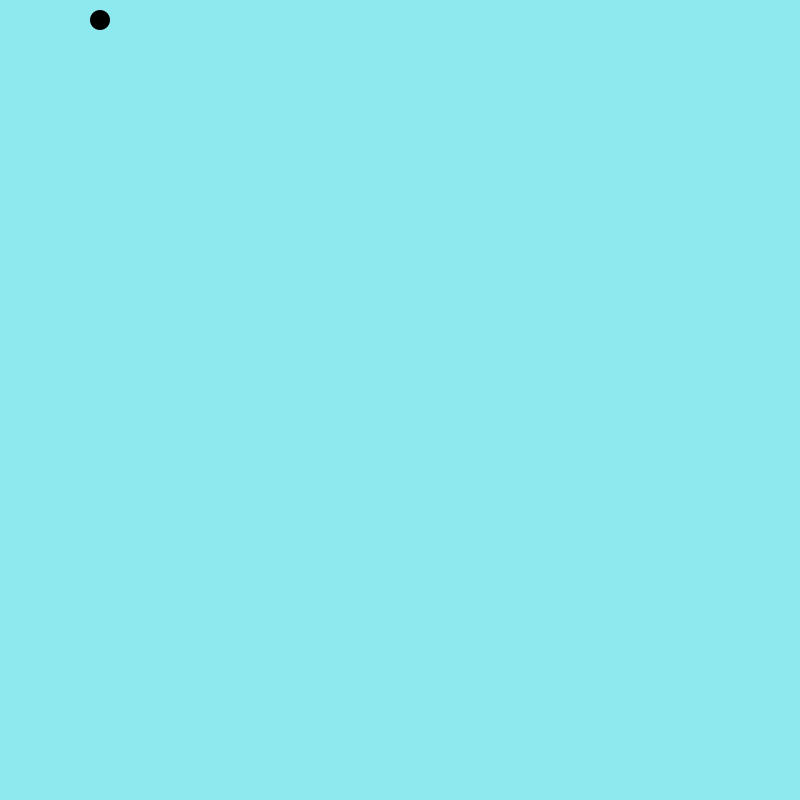
Frame 1 (no input)
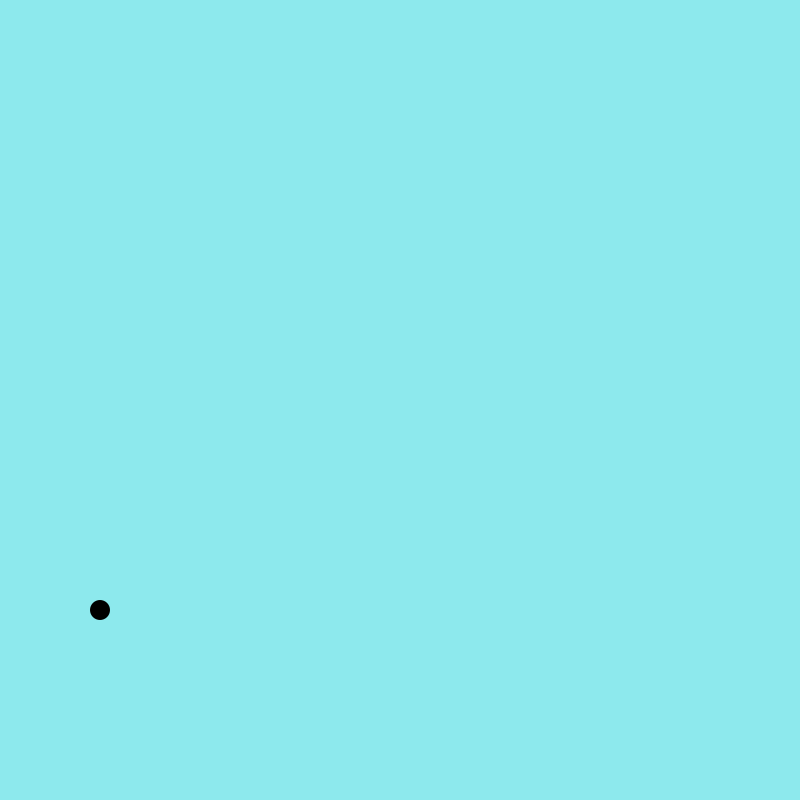
Frame 60 (the mouse pressed at the canvas centre just before this capture)
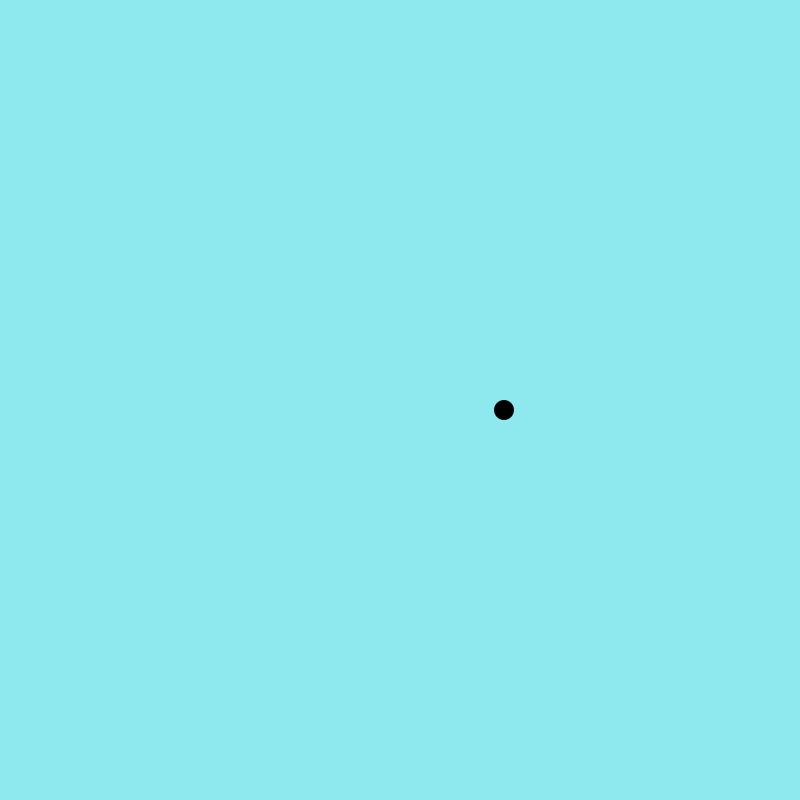
Frame 120 (the mouse held since frame 60 and released just before this capture)

The Processing sketch that drew these frames (run headless with seeded random() and noise(); from frame 60 on, the mouse is pressed at the canvas centre):

// Processing sketch: sketch_180720a
// ── sketch_180720a.pde
int foodX = 100;
int foodY = 20;
void setup(){
size(800,800);
}


void draw(){
background(141,233,237);
fill(#FA0303, #7AFC97, #90C3FF);
noStroke();
ellipse(foodX, foodY, 20, 20);
foodY+=10;
if (foodY==height){
foodY=0;
foodX = (int) random(width-20);
}
}
